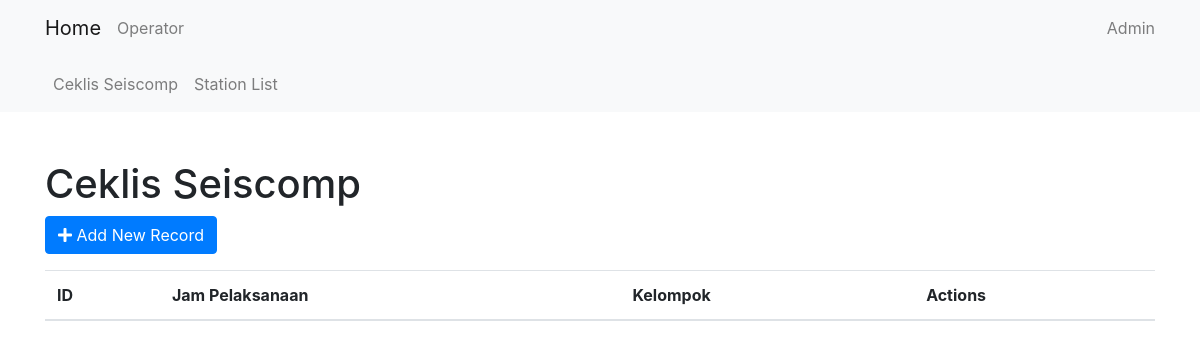
The app's page /cl_seiscomp/, older data.
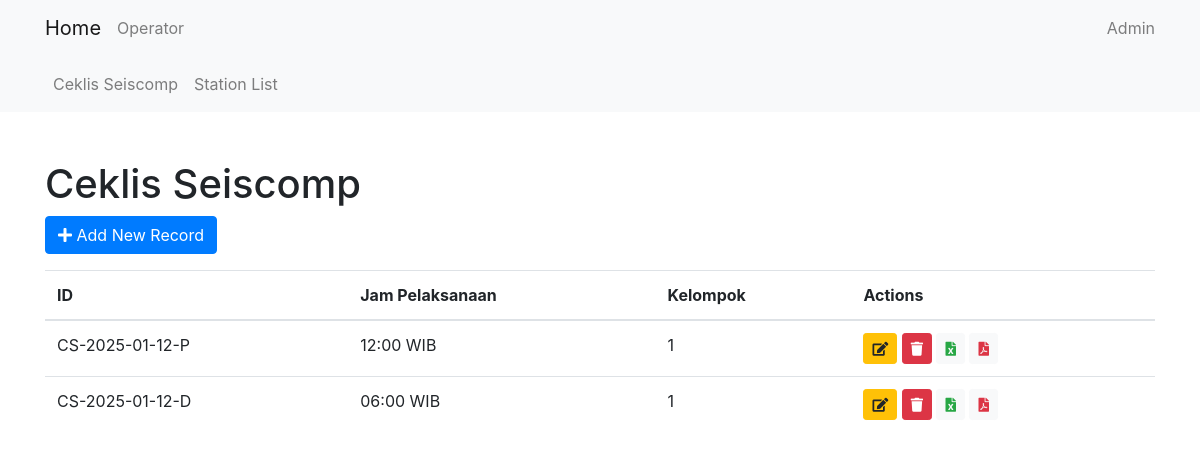
The same page, newer data.
### cl_seiscomp/models.py (models this page shows, shortened)
class CsRecordModel(models.Model):
    date = models.DateField(default=timezone.now)
    cs_id = models.CharField(max_length=15, default='0')
    shift = models.CharField(max_length=15, choices=SHIFT, default='P')
    jam_pelaksanaan = models.CharField(max_length=20, choices=WAKTU, default='12:00 WIB')
    kelompok = models.IntegerField(choices=KELOMPOK, default=1)
    operator = models.ForeignKey(Operator, on_delete=models.CASCADE)
    gaps = models.TextField(max_length=10000, null=True, blank=True)
    spikes = models.TextField(max_length=10000, null=True, blank=True)
    blanks = models.TextField(max_length=10000, null=True, blank=True)
    slmon = models.PositiveIntegerField(null=True, blank=True, default=0)
    count_gaps = models.PositiveIntegerField(null=True, blank=True, default=0)
    count_spikes = models.PositiveIntegerField(null=True, blank=True, default=0)
    count_blanks = models.PositiveIntegerField(null=True, blank=True, default=0)
    slmon_image = models.ImageField(upload_to='cl_seiscomp/slmon_images/', null=True, blank=True)

### cl_seiscomp/views.py (the view)
# urls.py: path('', CsListView.as_view(), name='cs_list'),
class CsListView(ListView):
    model = CsRecordModel
    template_name = 'cl_seiscomp/cs_list.html'
    context_object_name = 'csrecords'

### cl_seiscomp/templates/cl_seiscomp/cs_list.html (shortened to what this page needs)
{% extends 'core/base.html' %}
{% block content %}
<h1 class="mt-5">Ceklis Seiscomp</h1>
<a href="{% url 'cl_seiscomp:cs_create' %}" class="btn btn-primary">
    <i class="fas fa-plus"></i> Add New Record
</a>
<table class="table mt-3">
    <thead>
        <tr>
            <th>ID</th>
            <th>Jam Pelaksanaan</th>
            <th>Kelompok</th>
            <th>Actions</th>
        </tr>
    </thead>
    <tbody>
        {% for record in csrecords %}
        <tr>
            <td>{{ record.cs_id }}</td>
            <td>{{ record.jam_pelaksanaan }}</td>
            <td>{{ record.kelompok }}</td>
            <td>
                <a href="{% url 'cl_seiscomp:cs_update' record.pk %}" class="btn btn-sm btn-warning" data-toggle="tooltip" title="Edit">
                    <i class="fas fa-edit"></i>
                </a>
                <form action="{% url 'cl_seiscomp:cs_delete' record.pk %}" method="post" style="display:inline;">
                    <button type="button" class="btn btn-sm btn-danger delete-button" data-toggle="tooltip" title="Delete">
                        <i class="fas fa-trash"></i>
                    </button>
                </form>
                <a href="{% url 'cl_seiscomp:cs_export_excel' record.pk %}" class="btn btn-sm btn-light text-success">
                    <i class="fas fa-file-excel"></i>
                </a>
                <a href="{% url 'cl_seiscomp:cs_export_pdf' record.pk %}" class="btn btn-sm btn-light text-danger">
                    <i class="fas fa-file-pdf"></i>
                </a>
            </td>
        </tr>
        {% endfor %}
    </tbody>
</table>
{% endblock %}

### core/templates/core/base.html (shortened to what this page needs)
<!DOCTYPE html>
<html lang="en">
<head>
    <link href="https://stackpath.bootstrapcdn.com/bootstrap/4.5.2/css/bootstrap.min.css" rel="stylesheet">
    <link href="https://cdnjs.cloudflare.com/ajax/libs/font-awesome/5.15.4/css/all.min.css" rel="stylesheet">
</head>
<body>
    <nav class="navbar navbar-light bg-light">
        <div class="container">
            <a class="navbar-brand" href="{% url 'home' %}">Home</a>
            <ul class="navbar-nav">
                <li class="nav-item">
                    <a class="nav-link" href="{% url 'core:operator_list' %}">Operator</a>
                </li>
            </ul>
            <ul class="navbar-nav ml-auto">
                <li class="nav-item">
                    <a class="nav-link" href="{% url 'admin:index' %}">Admin</a>
                </li>
            </ul>
        </div>
    </nav>
    {% if 'cl_seiscomp' in request.resolver_match.namespace %}
    <nav class="navbar navbar-expand-lg navbar-light bg-light">
        <div class="container">
            <div class="collapse navbar-collapse" id="navbarNav">
                <ul class="navbar-nav">
                    <li class="nav-item">
                        <a class="nav-link" href="{% url 'cl_seiscomp:cs_list' %}">Ceklis Seiscomp</a>
                    </li>
                    <li class="nav-item">
                        <a class="nav-link" href="{% url 'cl_seiscomp:station_list' %}">Station List</a>
                    </li>
                </ul>
            </div>
        </div>
    </nav>
    {% endif %}
    <div class="container">
        {% block content %}{% endblock %}
    </div>
</body>
</html>

Row changes from the older to the newer data that the page shows:
added CsRecordModel: cs_id "CS-2025-01-12-P", jam_pelaksanaan "12:00 WIB", kelompok "1"
added CsRecordModel: cs_id "CS-2025-01-12-D", jam_pelaksanaan "06:00 WIB", kelompok "1"
